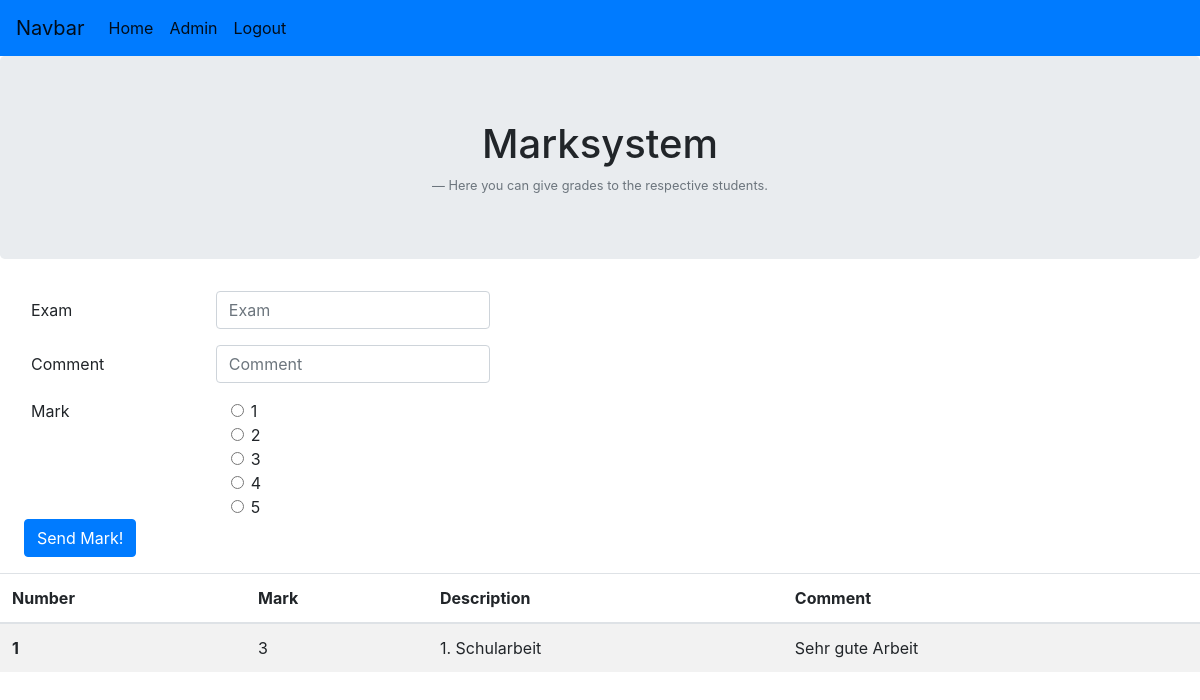
The app's page /27/noteneintragung_lehrer/10 (signed in), older data.
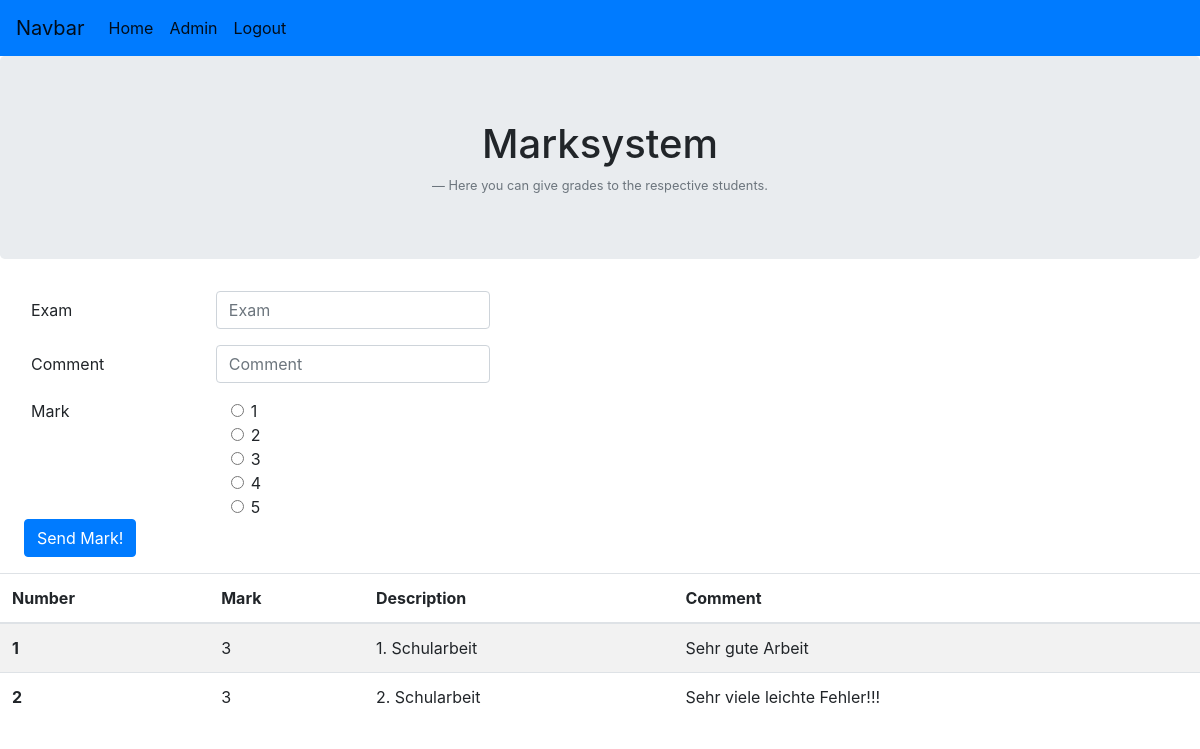
The same page, newer data.
### noten/models.py (models this page shows, shortened)
class Note(models.Model):
    note = models.IntegerField(default=0)
    type = models.CharField(default="", max_length=150)
    comment = models.CharField(default="", max_length=150)
    Student = models.ForeignKey(Student, on_delete=models.CASCADE)
    Unterricht = models.ForeignKey(Unterricht, on_delete=models.CASCADE, null=True, blank=True)
    class Meta:
        verbose_name_plural = "Noten"

### noten/views.py (the view)
# urls.py: path('<int:klasse_noten_id>/noteneintragung_lehrer/<int:student_id>', views.noteneintragung_lehrer, name="noteneintragung_lehrer"),
@login_required
def noteneintragung_lehrer(request, klasse_noten_id, student_id):
    noteneintragung = Student.objects.all()
    noten = Note.objects.filter(Student= Student.objects.get(pk=student_id))
    return render(request, 'noten/noteneintragung_lehrer.html', {'subject_id': klasse_noten_id, 'student_id': student_id, 'latest_noten_list' : noten})

### noten/templates/noten/noteneintragung_lehrer.html (shortened to what this page needs)
<!DOCTYPE html>
<head>
    {% load static %}
    <link href="https://stackpath.bootstrapcdn.com/bootstrap/4.2.1/css/bootstrap.min.css"
 rel="stylesheet">
</head>
<body>
<nav class="navbar navbar-expand-lg navbar-light bg-primary">
    <a class="navbar-brand" href="">Navbar</a>
    <div class="collapse navbar-collapse" id="navbarNav">
        <ul class="navbar-nav">
            <li class="nav-item active">
                <a class="nav-link" href="{% url 'noten:startseite_lehrer' %}">Home</a>
            </li>
            <li class="nav-item active">
                <a class="nav-link" href="/admin">Admin</a>
            </li>
            <li class="nav-item active">
                <a class="nav-link" href="/logout">Logout</a>
            </li>
        </ul>
    </div>
</nav>
<div class="jumbotron text-center">
    <h1>Marksystem</h1>
    <footer class="blockquote-footer">Here you can give grades to the respective students.</footer>
</div>
<form action="{% url 'noten:noten_eintragen' subject_id student_id %}" method="POST">
    <div class="form-group row ml-3">
        <label for="exam" class="col-sm-2 col-form-label">Exam</label>
        <div class="col-sm-20">
            <input type="text" class="form-control" id="exam" placeholder="Exam" name="examname">
        </div>
    </div>
    <div class="form-group row ml-3">
        <label for="comment" class="col-sm-2 col-form-label"> Comment </label>
        <div class="col-sm-20">
            <input type="text" class="form-control" id="comment" placeholder="Comment" name="comment">
        </div>
    </div>
    <fieldset class="form-group">
        <div class="row ml-3">
            <legend class="col-form-label col-sm-2 pt-0">Mark</legend>
            <div class="col-sm-10">
                <div class="form-check">
                    <input class="form-check-input" type="radio" name="note" id="gridRadios1" value="1">
                    <label class="form-check-label" for="gridRadios1">
                        1
                    </label>
                </div>
                <div class="form-check">
                    <input class="form-check-input" type="radio" name="note" id="gridRadios2" value="2">
                    <label class="form-check-label" for="gridRadios2">
                        2
                    </label>
                </div>
                <div class="form-check disabled">
                    <input class="form-check-input" type="radio" name="note" id="gridRadios3" value="3">
                    <label class="form-check-label" for="gridRadios3">
                        3
                    </label>
                </div>
                <div class="form-check disabled">
                    <input class="form-check-input" type="radio" name="note" id="gridRadios4" value="4">
                    <label class="form-check-label" for="gridRadios3">
                        4
                    </label>
                </div>
                <div class="form-check disabled">
                    <input class="form-check-input" type="radio" name="note" id="gridRadios5" value="5">
                    <label class="form-check-label" for="gridRadios3">
                        5
                    </label>
                </div>
            </div>
        </div>
        <div class="form-group row">
            <div class="col-sm-10">
                <button type="submit" class="btn btn-primary row ml-4">Send Mark!</button>
            </div>
        </div>
</form>
<table class="table table-striped" id="table">
    <thead>
    <tr>
        <th scope="col">Number</th>
        <th scope="col">Mark</th>
        <th scope="col">Description</th>
        <th scope="col">Comment</th>
    </tr>
    </thead>
    <tbody>
    {% for noten in latest_noten_list %}
        <tr>
            <th scope="row">{{ forloop.counter }}</th>
            <td>{{ noten.note }}</td>
            <td> {{ noten.type }}</td>
            <td> {{ noten.comment }}</td>
        </tr>
    {% endfor %}
    </tbody>
</table>
</body>
</html>

Row changes from the older to the newer data that the page shows:
added Note: note "3", type "2. Schularbeit", comment "Sehr viele leichte Fehler!!!"
